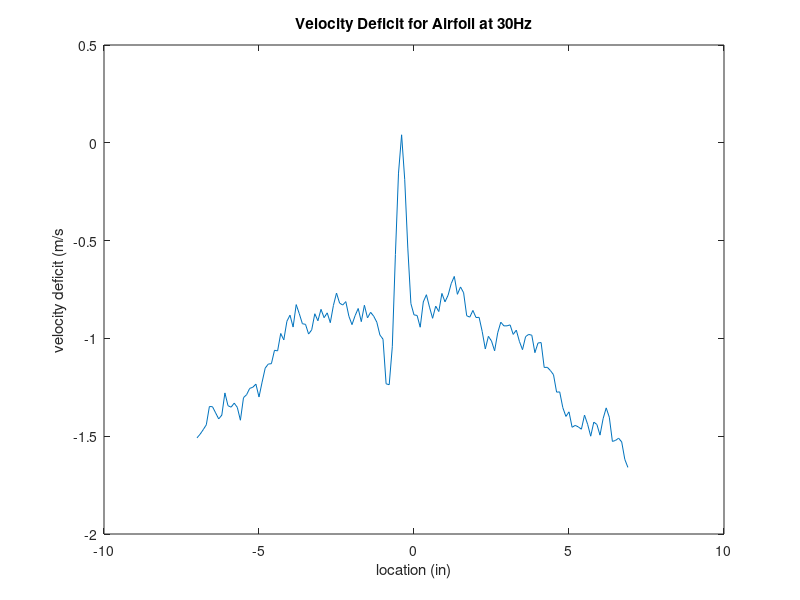

Write MATLAB code to recreate this figure.
location_smooth15 = [
    -7
-6.9
-6.8
-6.7
-6.6
-6.5
-6.4
-6.3
-6.2
-6.1
-6
-5.9
-5.8
-5.7
-5.6
-5.5
-5.4
-5.3
-5.2
-5.1
-5
-4.9
-4.8
-4.7
-4.6
-4.5
-4.4
-4.3
-4.2
-4.1
-4
-3.9
-3.8
-3.7
-3.6
-3.5
-3.4
-3.3
-3.2
-3.1
-3
-2.9
-2.8
-2.7
-2.6
-2.5
-2.4
-2.3
-2.2
-2.1
-2
-1.9
-1.8
-1.7
-1.6
-1.5
-1.4
-1.3
-1.2
-1.1
-1
-0.9
-0.8
-0.7
-0.6
-0.5
-0.4
-0.3
-0.2
-0.1
0
0.1
0.2
0.3
0.4
0.5
0.6
0.7
0.8
0.9
1
1.1
1.2
1.3
1.4
1.5
1.6
1.7
1.8
1.9
2
2.1
2.2
2.3
2.4
2.5
2.6
2.7
2.8
2.9
3
3.1
3.2
3.3
3.4
3.5
3.6
3.7
3.8
3.9
4
4.1
4.2
4.3
4.4
4.5
4.6
4.7
4.8
4.9
5
5.1
5.2
5.3
5.4
5.5
5.6
5.7
5.8
5.9
6
6.1
6.2
6.3
6.4
6.5
6.6
6.7
6.8
6.9
];
velocity_rough30 = [
    19.7404984
19.80817211
19.85276097
19.7835561
19.71256712
19.7145093
19.67013724
19.6219576
19.62983925
19.61058907
19.63754474
19.67466749
19.69993391
19.6512213
19.53282956
19.7048255
19.71311364
19.67603605
19.686298
19.66286536
19.61240478
19.64581481
19.58252681
19.65545797
19.65868741
19.6622556
19.62886815
19.6592249
19.52760374
19.67254916
19.52992984
19.50291546
19.57703451
19.58179511
19.6531138
19.71093659
19.66845703
19.74276126
19.72224641
19.69121668
19.67752205
19.63475342
19.64970369
19.70152379
19.65152392
19.5562622
19.47349819
19.40591933
19.47282972
19.50087843
19.30424389
19.16206269
19.04954718
19.11089752
19.20526945
19.0789238
18.73786778
18.69171162
18.70788141
18.67509017
18.3886275
18.05019117
17.72185418
17.83032273
17.56163328
17.76101397
17.4241359
17.3399672
17.04554611
17.13073107
17.42792993
17.29682819
17.27592039
17.45269951
17.39862558
17.4987292
17.48415381
17.5871978
17.59632605
17.69630773
18.11534005
18.13683954
18.37742157
18.85397859
18.59684286
18.74863108
18.97436219
19.24828198
19.21497583
19.34651117
19.50502927
19.63008766
19.65044443
19.66105868
19.66007404
19.57021429
19.72356529
19.72006936
19.69882732
19.81294175
19.83832108
19.60818619
19.80473942
19.74375494
19.76229147
19.67897191
19.59562524
19.60584654
19.58076078
19.61114011
19.48942408
19.53512856
19.55235526
19.47078365
19.53246371
19.57358826
19.50337165
19.5827662
19.59821331
19.58642924
19.57642927
19.62618524
19.53745466
19.42840346
19.46421637
19.46320463
19.46113598
19.55563438
19.66972171
19.61727379
19.57918897
19.57099568
19.64877325
19.62511026
19.66998819
19.78477561
19.7430684
19.75297804
19.75777929
19.7480729
];
velocity_airfoil30 = [
    19.50838518
19.4899164
19.46666442
19.44175031
19.34820042
19.34919409
19.38057612
19.41167812
19.39222469
19.2786613
19.34404505
19.35159246
19.33087887
19.35247322
19.41829057
19.30286178
19.2877218
19.25549515
19.24984476
19.23378789
19.29953749
19.22351691
19.15195432
19.13099683
19.12934372
19.06064471
19.06385609
18.97478676
19.00750574
18.91234338
18.88120977
18.94193229
18.82716746
18.873834
18.92512564
18.92797117
18.97783553
18.95617344
18.8739153
18.90990437
18.85137245
18.89409592
18.86938957
18.9196243
18.83169319
18.76810709
18.81949358
18.82948001
18.81186939
18.88695953
18.92962428
18.88362621
18.84704094
18.91429008
18.83035625
18.89515734
18.8665576
18.88644463
18.91705882
18.98249225
19.00385624
19.23199024
19.23685925
19.04258694
18.57113832
18.15495151
17.95907578
18.1867807
18.53810769
18.82210875
18.87964699
18.88265963
18.94280401
18.81344572
18.77667527
18.8400536
18.89719437
18.83493618
18.86267323
18.77002668
18.81299857
18.7790917
18.72003133
18.68309828
18.7746292
18.73692379
18.76655334
18.88420434
18.89124588
18.85697316
18.89325581
18.89232537
18.96462419
19.05405936
18.98941635
19.01340455
19.06338635
18.97140827
18.91713109
18.93587991
18.93583022
18.93093864
18.97968286
18.95765943
19.01521574
19.05760949
18.99079395
18.97956543
18.98378854
19.07290755
19.02358067
19.02113714
19.14861648
19.14779444
19.16428943
19.18553598
19.27475436
19.27348065
19.35366562
19.39895457
19.37550839
19.45437448
19.4447765
19.45233294
19.46427961
19.39198079
19.43870605
19.49999315
19.42802857
19.43999783
19.49453246
19.41050378
19.35524195
19.40289314
19.52671847
19.52163266
19.51008346
19.5293788
19.61833973
19.65960882
];

velocity_smooth15 = [
    9.635109334
9.633817558
9.621396633
9.650100261
9.663167075
9.656387508
9.664269149
9.663171591
9.657281814
9.626184335
9.641459814
9.636075908
9.623822101
9.611509577
9.584305493
9.576319967
9.536997577
9.585529518
9.593248559
9.577160073
9.573492513
9.563867425
9.520457421
9.482684259
9.480714978
9.447332048
9.437336591
9.413176763
9.391749538
9.387485773
9.342232956
9.407106318
9.323064081
9.258881774
9.26367851
9.236939646
9.239234129
9.112897514
9.088069214
9.022378329
9.03433855
8.957595301
8.997839098
8.94400455
8.928706488
8.821611014
8.843083406
8.746019523
8.821823299
8.716566122
8.569863706
8.539922502
8.440464768
8.351987131
8.360252692
8.347623999
8.311427165
8.211251276
8.195474443
8.050407072
8.167782555
7.994418059
7.897345143
7.788343622
8.089923681
8.232615267
8.087538863
8.171251381
8.088320252
8.039395358
7.97373609
8.095542455
8.08896614
8.037520927
7.939571771
7.786162056
7.900664917
8.024219246
8.009128951
8.17660367
8.207014611
8.18246183
8.316300685
8.367226477
8.402393503
8.442113363
8.365356563
8.328157022
8.524583788
8.550279295
8.608309856
8.722324914
8.91316904
8.91318259
8.816032889
8.841055407
8.909551163
8.904984779
8.954731713
9.067003325
9.056958184
9.179460121
9.124785468
9.143755608
9.217391368
9.255860102
9.259879965
9.27453214
9.297002722
9.3075176
9.283014502
9.35999262
9.388506548
9.400209317
9.413822651
9.395543566
9.406519147
9.393818187
9.364951957
9.43450462
9.447241714
9.434337502
9.468018534
9.499766419
9.50580073
9.439748509
9.464093522
9.46291918
9.482521658
9.467318446
9.462670762
9.482634576
9.509165671
9.533235166
9.520574856
9.54421978
9.574517804
9.599463538
9.60253941
9.609504162
];

velocity_smooth20 = [
    12.98482052
12.9642605
12.92223713
12.92300045
12.88462657
12.93033105
12.95566522
12.93136086
12.87005117
12.86081452
12.85912528
12.8394144
12.87898521
12.85952275
12.86899427
12.86995632
12.88050734
12.83887691
12.85960405
12.86543511
12.84411177
12.79025464
12.73219246
12.77483462
12.75427912
12.76193493
12.77829893
12.74584644
12.78366929
12.73733698
12.62378714
12.62584224
12.59321812
12.58831298
12.58532744
12.54535916
12.55936545
12.58254064
12.5595145
12.50394102
12.40701264
12.3702467
12.38297476
12.28663807
12.22145305
12.20805201
12.19858049
12.11480022
11.99172918
12.05877507
11.94894248
11.82320207
11.76784087
11.6519017
11.66316183
11.64017183
11.64873098
11.54159937
11.45068723
11.49438631
11.54488753
11.43567372
11.2119977
11.2073726
11.11549389
11.14464919
10.98891338
10.99718797
11.03413458
10.81240526
11.03130712
11.18378188
11.00078326
10.8009509
10.94107249
10.90783409
10.97062526
11.15408458
11.12915691
11.0735473
11.21300493
11.17081895
11.04052571
11.16092738
11.20706547
11.13483892
11.34529004
11.35712831
11.37921497
11.41373159
11.52617032
11.67943099
11.65253404
11.75831515
11.82683349
11.8995885
12.03562247
11.97114206
12.17141254
12.19386053
12.17451099
12.29758655
12.35075263
12.33177345
12.39695395
12.56592821
12.58521452
12.59660564
12.59680889
12.67220616
12.72689888
12.64794697
12.74642458
12.75706141
12.67308692
12.71539485
12.7611174
12.78276595
12.77259434
12.81841626
12.85625717
12.80535396
12.7860541
12.83955442
12.78703875
12.7220344
12.66499751
12.77329894
12.83151921
12.77486624
12.75917071
12.78814082
12.78768012
12.75179945
12.7534616
12.80244973
12.80420672
12.84280644
12.87525893
12.90018208
];

velocity_smooth25 = [
    16.41199763
16.38903021
16.32788313
16.31730502
16.27135663
16.28120303
16.29649658
16.29151918
16.31358777
16.22740462
16.30126621
16.29982087
16.25412542
16.21918874
16.24087793
16.18512379
16.25141991
16.33660939
16.26916603
16.33707913
16.3010449
16.34236818
16.32234114
16.31670429
16.24817241
16.31724178
16.21991141
16.15955023
16.21973978
16.18968566
16.14553943
16.1031231
16.18209308
16.19640199
16.17618976
16.16312746
16.02571138
15.88325918
15.92969085
16.01536362
15.93105942
15.89192221
15.66894628
15.65956961
15.78045005
15.48270016
15.47324219
15.35709976
15.38864891
15.31511252
15.20663945
15.34060477
15.03612048
14.80846073
14.70191629
14.91524455
14.87343798
14.74292341
14.75229557
14.48026376
14.36946007
14.48901712
14.43097753
14.4116867
14.37345735
14.29659667
13.98035089
14.09088357
14.28931123
14.47649231
14.22055802
14.2081371
14.26153353
14.06053586
14.26104572
14.47753567
14.19630786
14.21870166
14.34881424
14.27945128
14.27849825
14.47242277
14.61332122
14.7207961
14.73463979
14.81585005
14.85027634
14.94251639
14.66995161
14.77005975
15.00429581
15.14910573
15.27972417
15.05729025
15.28205028
15.47294408
15.61042792
15.70997147
15.55724829
15.76476355
15.74231556
16.01603661
16.10135256
16.17776157
16.09455944
16.14783391
16.38086402
16.3631721
16.30065194
16.23284273
16.36983424
16.37968516
16.43214211
16.45944105
16.49062434
16.46647807
16.42434629
16.37086856
16.30155528
16.46715105
16.42641042
16.33457688
16.36021367
16.35735008
16.38333465
16.33962203
16.38402119
16.32224629
16.29912078
16.35922902
16.32400328
16.2765418
16.2953674
16.23923386
16.28589137
16.33481174
16.39084592
16.38865081
16.35778368
16.43589549
];

velocity_smooth30 = [
    19.92023144
19.94094051
20.01713272
20.00633781
19.96126566
19.96039393
19.9466451
19.90837962
19.88188917
19.85623432
19.88307255
19.91195233
19.86973022
19.93155029
19.88842484
19.90771115
19.87543481
19.90334801
19.95718256
20.08029425
19.95908409
19.98829811
20.0163694
19.95164057
19.92730459
20.05938193
20.02025828
20.10271515
20.20691994
20.12642783
20.12970243
20.08494194
19.94837048
19.9889169
20.07029428
19.97867302
20.00772895
19.99130171
19.97305425
19.85857397
19.83579625
19.85134725
19.84182153
19.6593875
19.38329969
19.44636637
19.44134832
19.4412625
19.28740112
19.21210321
18.90834159
18.76604747
18.74528872
18.81499495
18.647728
18.61568653
18.69037468
18.62484188
18.46491005
18.35368631
18.09626603
17.96434225
17.91433787
17.94927906
18.07963102
17.63516967
17.36518393
17.53487635
17.40302936
17.4167782
17.6723376
17.55387359
17.24066755
17.65423015
17.55820962
17.30130876
17.46675548
17.61391408
17.78548997
17.69383257
17.59911738
17.96063404
17.93981206
18.00973057
17.86571108
18.01315875
18.22004619
18.63554646
18.5899323
18.46012235
18.72471515
18.7495299
18.85207706
18.8652613
19.05078024
19.29067573
19.44073857
19.41760855
19.58432898
19.78578735
19.62601812
19.84594979
19.97288713
19.9460489
19.96629275
20.12771057
20.3622628
20.20499131
20.30990521
20.28968847
20.19193804
20.18934094
20.25805802
20.20846013
20.19960288
20.12635556
20.30786818
20.24265607
20.22019
20.22638691
20.25374908
20.2675205
20.22859106
20.19956223
20.17114316
20.21833364
20.2217844
20.0420649
20.02893486
20.11873589
20.06977034
20.08407925
20.02000986
20.0576701
20.16236269
20.12661301
20.14837899
20.2447202
20.17497784
20.17447196
];


deficit_smooth15 = 9.035079029 -1.*velocity_smooth15;
deficit_smooth20 = 12.188988-1.*velocity_smooth20;
deficit_smooth25 = 15.49193338-1.*velocity_smooth25;
deficit_smooth30 = 18.-1.*velocity_smooth30;
deficit_rough30 = 18.-1.*velocity_rough30;
deficit_airfoil30 = 18.-1.*velocity_airfoil30;

location_metric = 0.0254.*location_smooth15;

h = .3048;
rho = 1.225;
U_inf_15 = 9.035079029;
U_inf_20 = 12.188988;
U_inf_25 = 15.49193338;
U_inf_30 = 18.77905911;
drag15 = 0;
drag20 = 0;
drag25 = 0;
drag30 = 0;

for x = 1:(length(location_metric)-1);
    deltax = location_metric(x + 1) - location_metric(x);
    
    if(velocity_smooth15(x) > U_inf_15)
        velocity_smooth15(x) = U_inf_15;
    end
    
    drag15 = drag15 + deltax * (velocity_smooth15(x) * (U_inf_15 - velocity_smooth15(x)));
end

drag15 = drag15 * h * rho;
for x = 1:(length(location_metric)-1);
    deltax = location_metric(x + 1) - location_metric(x);
    
    if(velocity_smooth20(x) > U_inf_20)
        velocity_smooth20(x) = U_inf_20;
    end
    
    drag20 = drag20 + deltax * (velocity_smooth20(x) * (U_inf_20 - velocity_smooth20(x)));
end

drag20 = drag20 * h * rho;

for x = 1:(length(location_metric)-1);
    deltax = location_metric(x + 1) - location_metric(x);
    
    if(velocity_smooth25(x) > U_inf_25)
        velocity_smooth25(x) = U_inf_25;
    end
    
    drag25 = drag25 + deltax * (velocity_smooth25(x) * (U_inf_25 - velocity_smooth25(x)));
end

drag25 = drag25 * h * rho;


for x = 1:(length(location_metric)-1);
    deltax = location_metric(x + 1) - location_metric(x);
    
    if(velocity_smooth30(x) > U_inf_30)
        velocity_smooth30(x) = U_inf_30;
    end
    
    drag30 = drag30 + deltax * (velocity_smooth30(x) * (U_inf_30 - velocity_smooth30(x)));
end

drag30 = drag30 * h * rho;

plot(location_smooth15,deficit_airfoil30);
title("Velocity Deficit for Airfoil at 30Hz")
xlabel("location (in)");
ylabel("velocity deficit (m/s");
